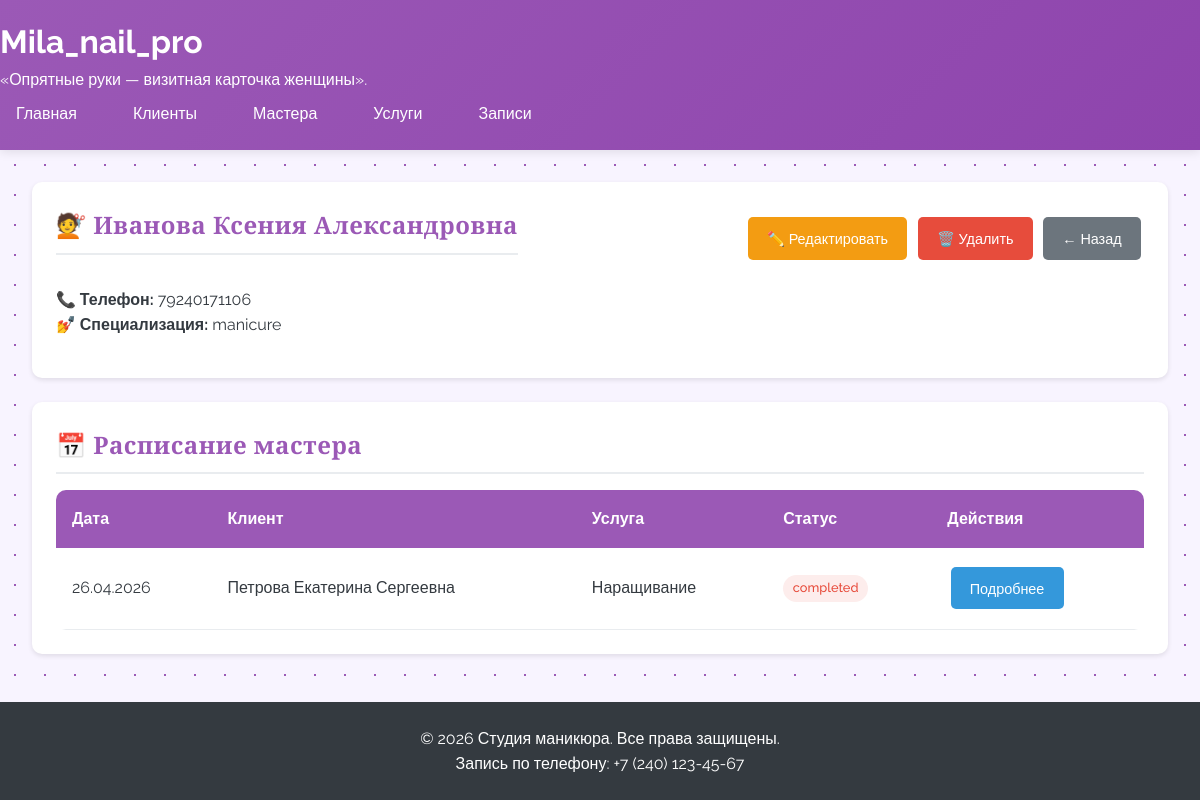
Page /masters/1/ on the committed database.
### salon/models.py (models this page shows, shortened)
class Master(models.Model):
    SPECIALIZATION_CHOICES = [
        ('manicure', 'Маникюр'),
        ('pedicure', 'Педикюр'),
        ('both', 'Маникюр и педикюр'),
    ]
    full_name = models.CharField(max_length=200, verbose_name='ФИО')
    phone_number = models.CharField(max_length=20, verbose_name='Номер телефона')
    specialization = models.CharField(max_length=20, choices=SPECIALIZATION_CHOICES, verbose_name='Специализация')
    class Meta:
        verbose_name = 'Мастер'
        verbose_name_plural = 'Мастера'

class Appointment(models.Model):
    STATUS_CHOICES = [
        ('pending', 'Ожидает подтверждения'),
        ('confirmed', 'Подтверждена'),
        ('completed', 'Выполнена'),
        ('cancelled', 'Отменена'),
    ]
    client = models.ForeignKey(Client, on_delete=models.PROTECT, related_name='appointments', verbose_name='Клиент')
    master = models.ForeignKey(Master, on_delete=models.PROTECT, related_name='appointments', verbose_name='Мастер')
    service = models.ForeignKey(Price, on_delete=models.PROTECT, related_name='appointments', verbose_name='Услуга')
    appointment_date = models.DateTimeField(verbose_name='Дата записи')
    status = models.CharField(max_length=20, choices=STATUS_CHOICES, default='pending', verbose_name='Статус')
    created_at = models.DateTimeField(auto_now_add=True, verbose_name='Дата создания записи')
    updated_at = models.DateTimeField(auto_now=True, verbose_name='Дата обновления')
    class Meta:
        verbose_name = 'Запись'
        verbose_name_plural = 'Записи'
        ordering = ['-appointment_date']

class Client(models.Model):
    full_name = models.CharField(max_length=200, verbose_name='ФИО')
    phone_number = models.CharField(max_length=20, verbose_name='Номер телефона')
    birth_date = models.DateField(verbose_name='Дата рождения')
    class Meta:
        verbose_name = 'Клиент'
        verbose_name_plural = 'Клиенты'

class Price(models.Model):
    procedure_name = models.CharField(max_length=100, verbose_name='Название процедуры')
    price = models.DecimalField(max_digits=10, decimal_places=2, verbose_name='Цена')
    class Meta:
        verbose_name = 'Прайс'
        verbose_name_plural = 'Прайс'

### salon/views.py (the view)
# urls.py: path('masters/<int:pk>/', views.MasterDetailView.as_view(), name='master_detail'),
class MasterDetailView(DetailView):
    model = Master
    template_name = 'salon/master_detail.html'
    context_object_name = 'master'
    def get_context_data(self, **kwargs):
        context = super().get_context_data(**kwargs)
        context['appointments'] = self.object.appointments.select_related('client', 'service').all()
        return context

### salon/templates/salon/master_detail.html (shortened to what this page needs)
{% extends 'salon/base.html' %}
{% block content %}
<div class="card">
    <div style="display: flex; justify-content: space-between; align-items: center;">
        <h2 class="card-title">💇 {{ master.full_name }}</h2>
        <div>
            <a href="{% url 'master_update' master.pk %}" class="btn btn-warning">✏️ Редактировать</a>
            <a href="{% url 'master_delete' master.pk %}" class="btn btn-danger">🗑️ Удалить</a>
            <a href="{% url 'master_list' %}" class="btn btn-secondary">← Назад</a>
        </div>
    </div>
    <div style="margin: 1rem 0;">
        <p><strong>📞 Телефон:</strong> {{ master.phone_number }}</p>
        <p><strong>💅 Специализация:</strong> {{ master.specialization }}</p>
    </div>
</div>
<div class="card">
    <h3 class="card-title">📅 Расписание мастера</h3>
    {% if appointments %}
    <div class="table-container">
        <table>
            <thead>
                <tr>
                    <th>Дата</th>
                    <th>Клиент</th>
                    <th>Услуга</th>
                    <th>Статус</th>
                    <th>Действия</th>
                </tr>
            </thead>
            <tbody>
                {% for appointment in appointments %}
                <tr>
                    <td data-label="Дата">{{ appointment.appointment_date|date:"d.m.Y" }}</td>
                    <td data-label="Клиент">{{ appointment.client.full_name }}</td>
                    <td data-label="Услуга">{{ appointment.service.procedure_name }}</td>
                    <td data-label="Статус">
                        <span class="status
                            {% if appointment.status == 'запланировано' %}status-scheduled
                            {% elif appointment.status == 'выполнено' %}status-completed
                            {% else %}status-cancelled{% endif %}">
                            {{ appointment.status }}
                        </span>
                    </td>
                    <td data-label="Действия">
                        <a href="{% url 'appointment_detail' appointment.pk %}" class="btn btn-info btn-sm">Подробнее</a>
                    </td>
                </tr>
                {% endfor %}
            </tbody>
        </table>
    </div>
    {% else %}
    <p>Нет записей</p>
    {% endif %}
</div>
{% endblock %}

### static/css/style.css (style rules this page uses)
:root { --primary-lavender: #9b59b6; --dark-lavender: #8e44ad; --light-lavender: #f3e5f5; --soft-lavender: #e8d5f5; --white: #ffffff; --gray-100: #f8f9fa; --gray-200: #e9ecef; --gray-300: #dee2e6; --gray-600: #6c757d; --gray-800: #343a40; }
* { margin: 0; padding: 0; box-sizing: border-box; }
body { font-family: 'Segoe UI', Tahoma, Geneva, Verdana, sans-serif; background-color: var(--gray-100); color: var(--gray-800); line-height: 1.6; }
.card { background: var(--white); border-radius: 10px; box-shadow: 0 2px 5px rgba(0,0,0,0.1); padding: 1.5rem; margin-bottom: 1.5rem; transition: transform 0.3s, box-shadow 0.3s; }
.card-title { color: var(--primary-lavender); margin-bottom: 1rem; font-size: 1.5rem; border-bottom: 2px solid var(--gray-200); padding-bottom: 0.5rem; }
.table-container { overflow-x: auto; }
table { width: 100%; background: var(--white); border-collapse: collapse; border-radius: 10px; overflow: hidden; }
th { background: var(--primary-lavender); color: var(--white); padding: 1rem; text-align: left; font-weight: 600; }
td { padding: 1rem; border-bottom: 1px solid var(--gray-200); }
.btn { display: inline-block; padding: 0.6rem 1.2rem; border: none; border-radius: 5px; cursor: pointer; text-decoration: none; font-size: 0.9rem; transition: all 0.3s; margin: 0.2rem; }
.btn-secondary { background: var(--gray-600); color: var(--white); }
.btn-danger { background: #e74c3c; color: var(--white); }
.btn-warning { background: #f39c12; color: var(--white); }
.btn-info { background: #3498db; color: var(--white); }
.status { display: inline-block; padding: 0.2rem 0.6rem; border-radius: 20px; font-size: 0.8rem; font-weight: 500; }
.status-cancelled { background: #fdedec; color: #e74c3c; }
a { color: var(--primary-lavender); text-decoration: none; }
body { background: linear-gradient(135deg, #f5f0ff, #e8d5f5); position: relative; overflow-x: hidden; }
body { background-color: #f8f4ff; background-image: radial-gradient(#9b59b6 1px, transparent 1px); background-size: 30px 30px; }
body { font-family: 'Raleway', sans-serif; }
.logo h1, .card-title, h2, h3 { font-family: 'Cormorant Garamond', serif; font-weight: 600; letter-spacing: 0.5px; }

### rows in the picture
Master: full_name "Иванова Ксения Александровна", phone_number "79240171106", specialization "manicure"
Appointment: appointment_date "26.04.2026", client.full_name "Петрова Екатерина Сергеевна", service.procedure_name "Наращивание", status "completed"
